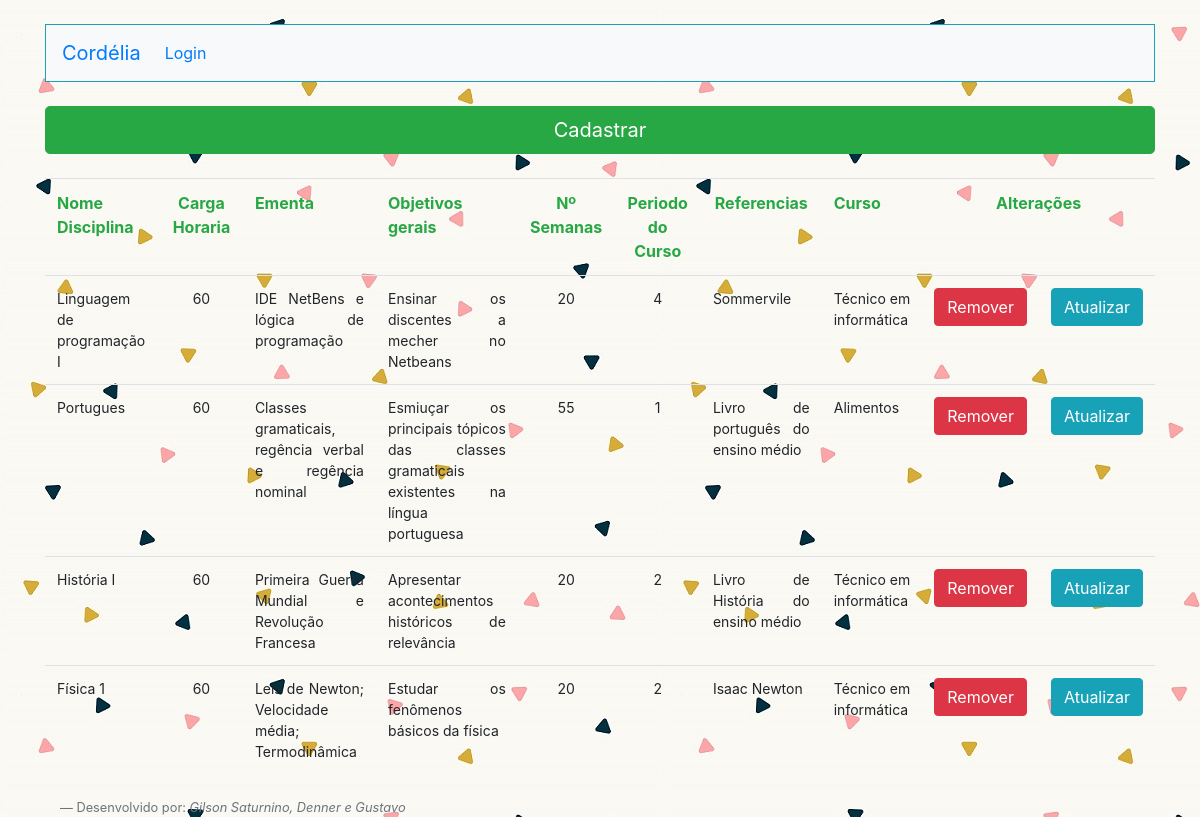
/ListarDisciplina.php, run on an earlier commit of the app's database.
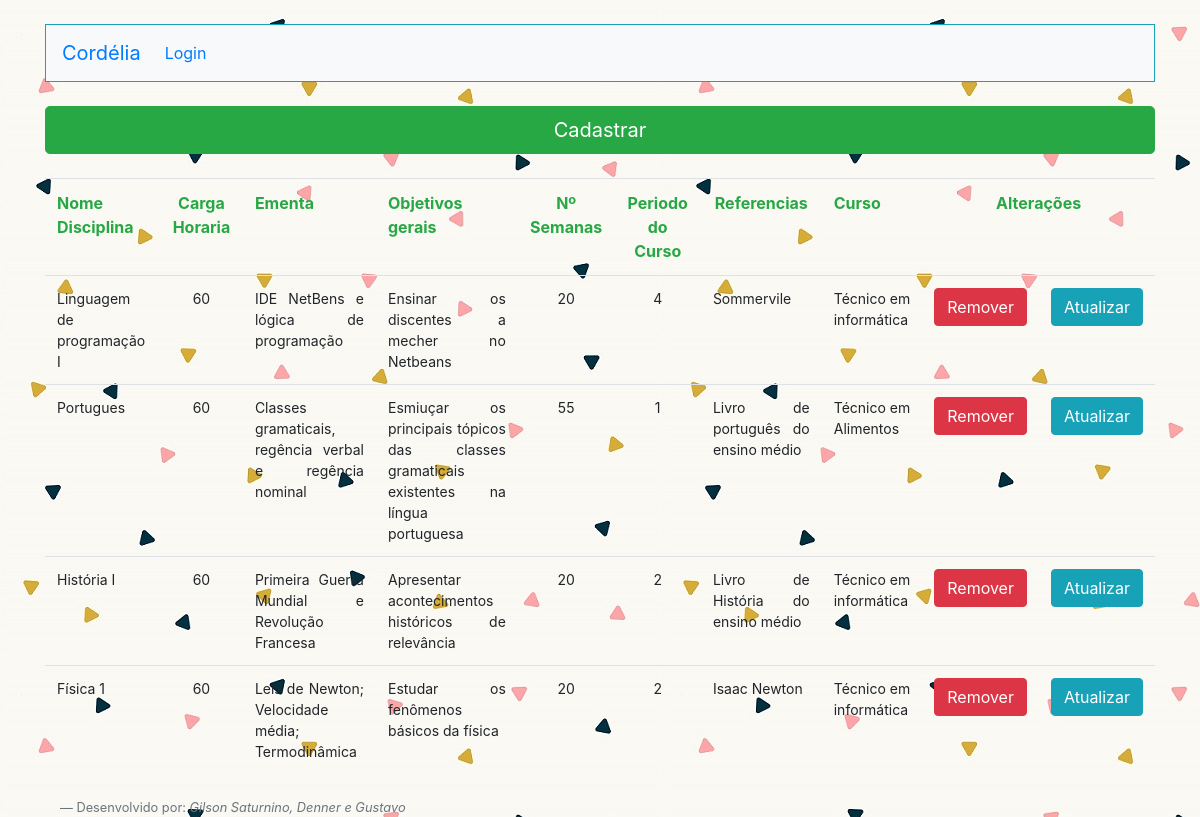
And on a later commit of the database.
### tables this page shows
CREATE TABLE `disciplina` (
  `id_disciplina` int(11) NOT NULL,
  `nome_disciplina` varchar(255) NOT NULL,
  `carga_horaria` int(11) NOT NULL,
  `ementa` varchar(255) NOT NULL,
  `objetivosG` varchar(255) NOT NULL,
  `objetivosE` varchar(255) NOT NULL,
  `numero_semanas` int(11) NOT NULL,
  `periodo_curso` int(11) NOT NULL,
  `referencias` varchar(255) NOT NULL,
  `id_curso` int(11) NOT NULL
);

CREATE TABLE `curso` (
  `id_curso` int(11) NOT NULL,
  `nome_curso` varchar(255) NOT NULL,
  `descricao_curso` varchar(255) NOT NULL
);

### ListarDisciplina.php (the view, shortened to what this page needs)
<!doctype html>
<html lang="en">
<head>
    <link rel="stylesheet" href="https://stackpath.bootstrapcdn.com/bootstrap/4.4.1/css/bootstrap.min.css"
>
</head>
<body>
    <div class="container">
        <?php
    require_once("Cabecalho.php");
    require_once("Conexao.php");
    $sql = "select * from disciplina";
    $resultadoSql = mysqli_query($conexao, $sql);
    $vetorUmregistro = mysqli_fetch_assoc($resultadoSql);
    $vetorTodosregistro = array();
    while($vetorUmregistro != null){
         array_push($vetorTodosregistro, $vetorUmregistro);
         $vetorUmregistro = mysqli_fetch_assoc($resultadoSql);
        }
?>
         <a type="submit" class="btn btn-success btn-lg btn-block mt-4" href="FormDisc.php" role="button">Cadastrar</a>
        <table class="table mt-4">
            <tr>
                <th class="text-success text-justify">Nome Disciplina</th>
                <th class="text-success text-center">Carga Horaria</th>
                <th class="text-success text-justify">Ementa</th>
                <th class="text-success text-justify">Objetivos gerais</th>
                <th class="text-success text-center">Nº Semanas</th>
                <th class="text-success text-center">Periodo do Curso</th>
                <th class="text-success text-center">Referencias</th>
                <th class="text-success text-justify">Curso</th>
                <th colspan="2" class="text-success text-center">Alterações</th>
            </tr>
            <?php
        foreach ($vetorTodosregistro as $umRegistro){
    ?>
            <tr>
                <td class="text-justify"><?=$umRegistro["nome_disciplina"];?></td>
                <td class="text-center"><?=$umRegistro["carga_horaria"];?></td>
                <td class="text-justify"><?=$umRegistro["ementa"];?></td>
                <td class="text-justify"><?=$umRegistro["objetivosG"];?></td>
                <td class="text-center"><?=$umRegistro["numero_semanas"];?></td>
                <td class="text-center"><?=$umRegistro["periodo_curso"];?></td>
                <td class="text-justify"><?=$umRegistro["referencias"];?></td>
                <td>
                    <?php
                    $idC =$umRegistro["id_curso"];
                    $sql = "select nome_curso from curso  where id_curso = $idC";
                    $resultadoSql = mysqli_query($conexao, $sql);
                    $vetorUmregistro = mysqli_fetch_assoc($resultadoSql);
                    echo $vetorUmregistro["nome_curso"];
                ?>
                </td>
                <td>
                    <form action="RemoverDisciplina.php" method="POST">
                        <button type="submit" class="btn btn-danger">Remover</button>
                    </form>
                </td>
                <td>
                    <form action="FormDisc.php" method="POST">
                        <button type="submit" class="btn btn-info">Atualizar</button>
                    </form>
                </td>
            </tr>
            <?php
        }
    ?>
        </table>
    <?php require_once("Footer.php");
        ?>
        </div>
</body>
</html>

What changed in the data, as far as the page shows it:
changed through a linked row, disciplina "Portugues": id_curso.nome_curso "Alimentos" → "Técnico em Alimentos"
